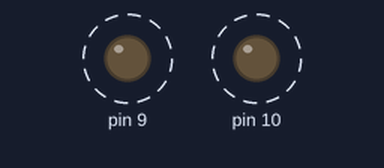
Simulated run of this sketch. Board: Arduino Uno, built with avr-gcc and run on an emulated ATmega328P. Shown: output pins drawn as LEDs (lit = HIGH). Dashed ring = blinking.

Above: at 0.05 s.
Timing chart, 0 to 3.0 s (numbered marks = the images above):
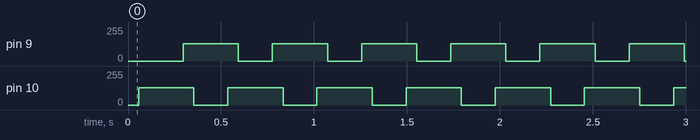

Measured:
- by itself, pin 9, pin 10: alternates 128/255 for 0.30 s and 0/255 for 0.18 s

The sketch:

frequncy_gerator.ino
```cpp
void setup() {
  // Configure Digital Pins 9 and 10 as outputs
  pinMode(9, OUTPUT);
  pinMode(10, OUTPUT);

  // Clear Timer 1 Control Registers
  TCCR1A = 0;
  TCCR1B = 0;

  // Set Mode 14: Fast PWM with ICR1 as TOP
  // WGM11 = 1, WGM12 = 1, WGM13 = 1
  TCCR1A |= (1 << WGM11);
  TCCR1B |= (1 << WGM12) | (1 << WGM13);

  // Configure Channel A (Pin 9): Non-Inverting Fast PWM
  // Clears on match, sets at BOTTOM
  TCCR1A |= (1 << COM1A1);

  // Configure Channel B (Pin 10): Inverting Fast PWM
  // Sets on match, clears at BOTTOM (Creates the perfect differential pair)
  TCCR1A |= (1 << COM1B1) | (1 << COM1B0);

  // Set the TOP value to define the 28 kHz frequency precisely
  // Formula for Fast PWM: TOP = (F_cpu / (N * F_target)) - 1
  // TOP = (16,000,000 / (1 * 28,000)) - 1 = 570.42 -> Round to 570
  ICR1 = 570;

  // Initialize both channels to 0% output
  OCR1A = 0;    // Non-inverting: 0 means completely LOW
  OCR1B = 570;  // Inverting: 570 (TOP) means completely LOW

  // CRITICAL FIX: Start the timer by setting the prescaler to N = 1 (CS10 = 1)
  TCCR1B |= (1 << CS10);
}

void loop() {
  // 1. SOFT ATTACK: Smoothly ramp to a 50% duty cycle (570 / 2 = 285)
  for (int i = 0; i <= 285; i++) {
    // OCR1A = i;        // Pin 9 scales up from 0 to 50%
    OCR1B = 570 - i;  // Pin 10 scales down from 100% to 50% (Inverted)
    delayMicroseconds(200);
  }
  for (int i = 285; i >= 0; i--) {
    OCR1A = i;
    // OCR1B = 570 - i;
    delayMicroseconds(200);
  }
  delay(125); // Main active window at 28 kHz differential

  for (int i = 0; i <= 285; i++) {
    OCR1A = i;        // Pin 9 scales up from 0 to 50%
    // OCR1B = 570 - i;  // Pin 10 scales down from 100% to 50% (Inverted)
    delayMicroseconds(200);
  }
  // 2. SOFT DECAY: Smoothly ramp back down to 0% duty cycle
  for (int i = 285; i >= 0; i--) {
    // OCR1A = i;
    OCR1B = 570 - i;
    delayMicroseconds(200);
  }
  delay(125); // Main quiet window
}
```
